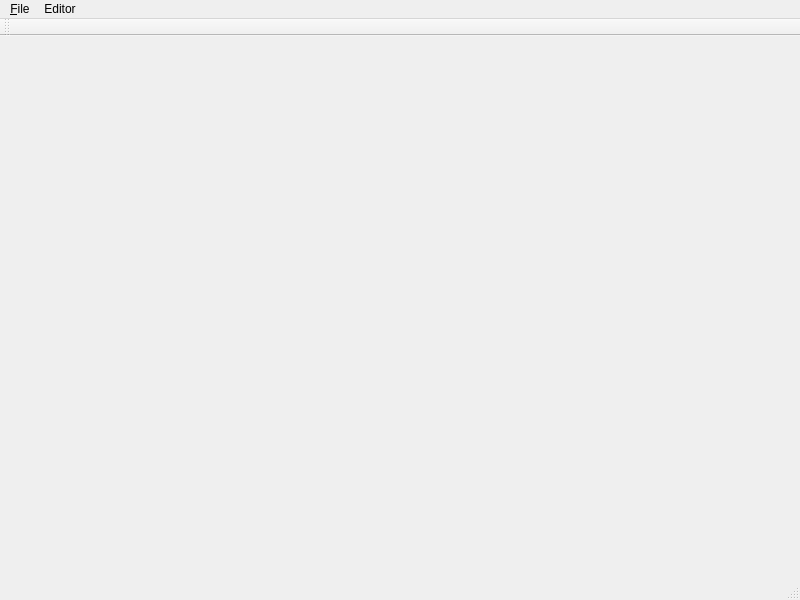
<?xml version="1.0" encoding="UTF-8"?>
<ui version="4.0">
 <class>EditorWindow</class>
 <widget class="QMainWindow" name="EditorWindow">
  <property name="geometry">
   <rect>
    <x>0</x>
    <y>0</y>
    <width>800</width>
    <height>600</height>
   </rect>
  </property>
  <property name="minimumSize">
   <size>
    <width>800</width>
    <height>600</height>
   </size>
  </property>
  <property name="baseSize">
   <size>
    <width>800</width>
    <height>600</height>
   </size>
  </property>
  <property name="windowTitle">
   <string>EditorWindow</string>
  </property>
  <widget class="QWidget" name="centralWidget"/>
  <widget class="QMenuBar" name="menuBar">
   <property name="geometry">
    <rect>
     <x>0</x>
     <y>0</y>
     <width>800</width>
     <height>23</height>
    </rect>
   </property>
   <widget class="QMenu" name="menu_File">
    <property name="title">
     <string>&amp;File</string>
    </property>
    <addaction name="actionThis_is_Main"/>
   </widget>
   <widget class="QMenu" name="menuSub">
    <property name="title">
     <string>Editor</string>
    </property>
    <addaction name="actionGo_to_Sub_Window"/>
    <addaction name="actionGo_to_UnitEditor"/>
   </widget>
   <addaction name="menu_File"/>
   <addaction name="menuSub"/>
  </widget>
  <widget class="QToolBar" name="mainToolBar">
   <attribute name="toolBarArea">
    <enum>TopToolBarArea</enum>
   </attribute>
   <attribute name="toolBarBreak">
    <bool>false</bool>
   </attribute>
  </widget>
  <widget class="QStatusBar" name="statusBar"/>
  <action name="actionThis_is_Main">
   <property name="text">
    <string>This is Main</string>
   </property>
  </action>
  <action name="actionGo_to_Sub_Window">
   <property name="text">
    <string>Go to Sub Window</string>
   </property>
  </action>
  <action name="actionGo_to_UnitEditor">
   <property name="text">
    <string>Go to UnitEditor</string>
   </property>
  </action>
 </widget>
 <layoutdefault spacing="6" margin="11"/>
 <resources/>
 <connections/>
</ui>
